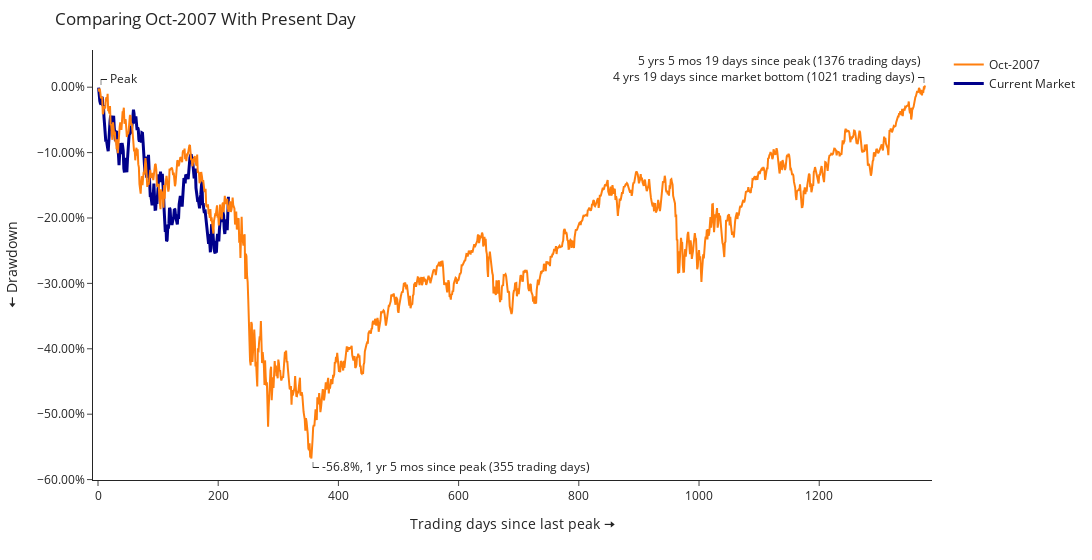

Notebook source saved alongside this figure:
### Code cell
for i, data in reversed(list(enumerate(bearData[:-1]))):
	name = data.iloc[0]['timestamp'].strftime("%b-%Y")
	if name != 'Oct-2007':
		continue
	fig = go.Figure()
	fig.add_trace(go.Scatter(x=currentMarket['days'], y=currentMarket['change'], mode='lines', name='Current Market', line={'width': 3, 'color': 'darkblue'}, 
		hovertemplate=[f" {x['change']:.1%} ({x['timestamp'].strftime('%b %d, %Y')})" for i, x in currentMarket.iterrows()]
		))
	fig.add_trace(go.Scatter(x=bearData[i]['days'], y=bearData[i]['change'], mode='lines', name=name,
		hovertemplate=[f" {x['change']:.1%} ({x['timestamp'].strftime('%b %d, %Y')})" for i, x in bearData[i].iterrows()]
		))

	minCandle = bearData[i][bearData[i].close == bearData[i].close.min()]

	# Peak
	fig.add_annotation(x=0, 
		y=0,
		text=f'''┌ Peak''',
		align='left',
		showarrow=False,
		yshift=9,
		xshift=-5,
		xanchor='left'
		)

	# Market bottom
	fig.add_annotation(x=minCandle['days'].values[0], 
		y=minCandle['change'].values[0],
		text=f'''└ {minCandle['change'].values[0]:.1%}, {YMDBetweenDates(minCandle.iloc[0]['timestamp'], bearData[i].iloc[0]['timestamp'])}since peak ({minCandle.iloc[0]['days']} trading days)''',
		align='left',
		showarrow=False,
		yshift=-8,
		xshift=-6,
		xanchor='left'
		)

	# Cycle end
	fig.add_annotation(x=bearData[i].iloc[-1]['days'], 
		y=bearData[i].iloc[-1]['change'],
		text=f'''{YMDBetweenDates(bearData[i].iloc[-1]['timestamp'], bearData[i].iloc[0]['timestamp'])}since peak ({bearData[i].iloc[-1]['days']} trading days)   <br>
		{YMDBetweenDates(bearData[i].iloc[-1]['timestamp'], minCandle.iloc[0]['timestamp'])}since market bottom ({bearData[i].iloc[-1]['days'] - minCandle.iloc[0]['days']} trading days) ┐''',
		align='right',
		showarrow=False,
		yshift=17,
		xshift=7,
		xanchor='right',
		ax=0, ay=0
		)

	fig.update_layout( 
		yaxis=dict(tickformat="0.2%"),
		xaxis_title = "Trading days since last peak 🠆",
		yaxis_title = "🠄 Drawdown",
		template='simple_white',
		paper_bgcolor="rgb(255,255,255)", plot_bgcolor="rgb(255,255,255)",
		legend_traceorder="reversed",
		hovermode='x unified',
		margin=dict(t=50),
		width=1200,
		title=f'Comparing {name} With Present Day'
	)
	fig.show()

### Figure 1 — Plotly figure (JSON) as saved in the notebook; plotly's stock layout.template omitted (floating-point values rounded to 4 significant figures; data arrays with more than 128 entries replaced by an {"elided": "..."} marker saying what was removed)
{"data": [{"hovertemplate": {"elided": "218 str values"}, "line": {"color": "darkblue", "width": 3}, "mode": "lines", "name": "Current Market", "type": "scatter", "x": {"elided": "218 int values"}, "y": {"elided": "218 float values"}}, {"hovertemplate": {"elided": "1377 str values"}, "mode": "lines", "name": "Oct-2007", "type": "scatter", "x": {"elided": "1377 int values"}, "y": {"elided": "1377 float values"}}], "layout": {"annotations": [{"align": "left", "showarrow": false, "text": "┌ Peak", "x": 0, "xanchor": "left", "xshift": -5, "y": 0, "yshift": 9}, {"align": "left", "showarrow": false, "text": "└ -56.8%, 1 yr 5 mos since peak (355 trading days)", "x": 355, "xanchor": "left", "xshift": -6, "y": -0.5678, "yshift": -8}, {"align": "right", "ax": 0, "ay": 0, "showarrow": false, "text": "5 yrs 5 mos 19 days since peak (1376 trading days)   <br>\n\t\t4 yrs 19 days since market bottom (1021 trading days) ┐", "x": 1376, "xanchor": "right", "xshift": 7, "y": 0.002581, "yshift": 17}], "hovermode": "x unified", "legend": {"traceorder": "reversed"}, "margin": {"t": 50}, "paper_bgcolor": "rgb(255,255,255)", "plot_bgcolor": "rgb(255,255,255)", "title": {"text": "Comparing Oct-2007 With Present Day"}, "width": 1200, "xaxis": {"title": {"text": "Trading days since last peak 🠆"}}, "yaxis": {"tickformat": "0.2%", "title": {"text": "🠄 Drawdown"}}}}
